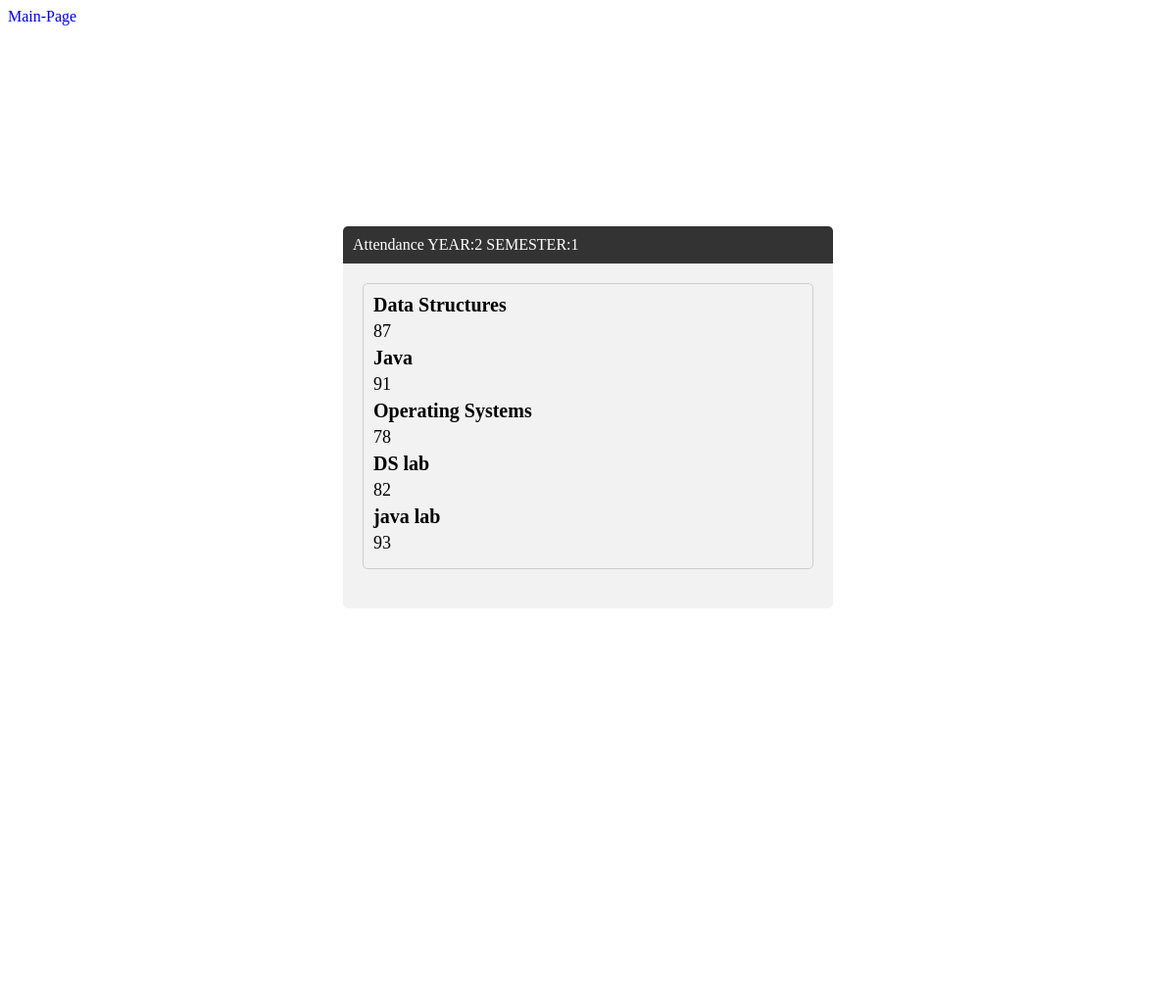
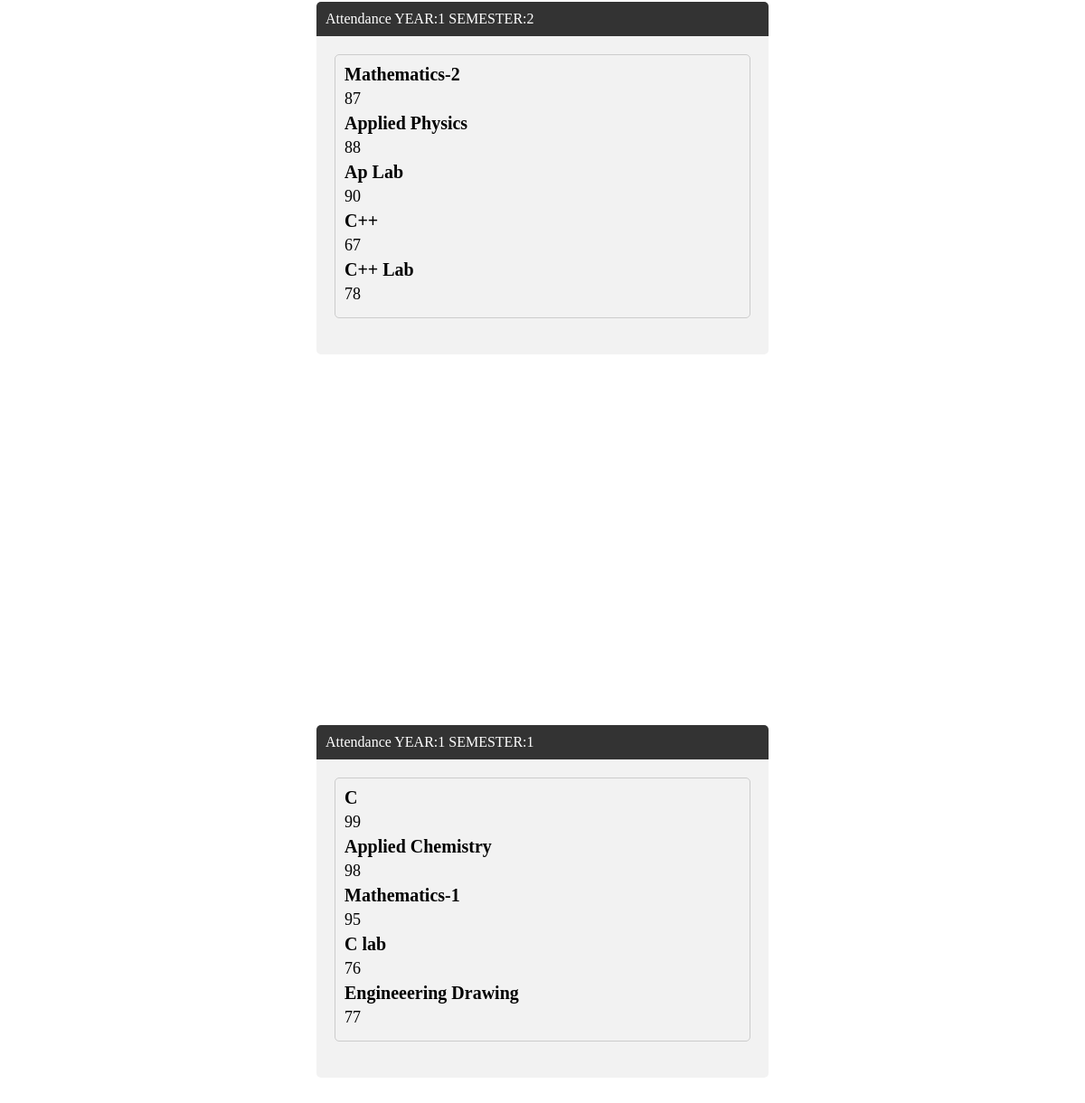
/att/ (signed in), run on the app's committed database (2 pictures, top to bottom).
### base/models.py (models this page shows, shortened)
class Attendance(models.Model):
    subjects = models.ForeignKey(Subject, on_delete=models.CASCADE, null=True)
    user = models.ForeignKey(User, on_delete=models.CASCADE, null=True)
    a1 = models.CharField(max_length=100, null=True)
    a2 = models.CharField(max_length=100, null=True)
    a3 = models.CharField(max_length=100, null=True)
    a4 = models.CharField(max_length=100, null=True)
    a5 = models.CharField(max_length=100, null=True)

class Subject(models.Model):
    detail = models.ForeignKey(Detail,on_delete=models.CASCADE, null=True)
    s1 = models.CharField(max_length=100, null=True)
    s2 = models.CharField(max_length=100, null=True)
    s3 = models.CharField(max_length=100, null=True)
    s4 = models.CharField(max_length=100, null=True)
    s5 = models.CharField(max_length=100, null=True)

class Detail(models.Model):
    course = models.CharField(max_length=100, null=True)
    year = models.CharField(max_length=100, null=True)
    semester = models.CharField(max_length=100, null=True)

### base/views.py (the view)
# urls.py: path('att/',views.attendance,name="at"),
def attendance(request):
    attendance = Attendance.objects.all()
    context = {'attendance':attendance}
    return render(request,'base/attendance.html', context)

### base/templates/base/attendance.html
{%include 'base/err.html'%}
{%block content%}
{% load static %}
<!DOCTYPE html>
<html>
    <head>
        <link rel="stylesheet" href="{%static 'styles/attendance.css'%}" me dia="screen"/>
    </head>
    <body>
        {%for at in attendance%}
        {%if at.user.username == user.username%}
        <div class="container">
            <div class="card">
              <div class="card-header">
                Attendance YEAR:{{at.subjects.detail.year}} SEMESTER:{{at.subjects.detail.semester}}
              </div>
              <div class="card-body">
                <div class="attendance-item">
                  <div class="subject">{{at.subjects.s1}}</div>
                  <div class="percentage">{{at.a1}}</div>
                  <div class="subject">{{at.subjects.s2}}</div>
                  <div class="percentage">{{at.a2}}</div>
                  <div class="subject">{{at.subjects.s3}}</div>
                  <div class="percentage">{{at.a3}}</div>
                  <div class="subject">{{at.subjects.s4}}</div>
                  <div class="percentage">{{at.a4}}</div>
                  <div class="subject">{{at.subjects.s5}}</div>
                  <div class="percentage">{{at.a5}}</div>
                </div>
              </div>
            </div>
          </div>
        {%endif%}
        {%endfor%}
    </body>
</html>
{%endblock content%}

### base/static/styles/attendance.css (style rules this page uses)
.container { display: flex; justify-content: center; align-items: center; height: 100vh; }
.card { width: 500px; background-color: #f2f2f2; border-radius: 5px; }
.card-header { background-color: #333; color: #fff; padding: 10px; border-top-left-radius: 5px; border-top-right-radius: 5px; }
.card-body { padding: 20px; }
.attendance-item { margin-bottom: 20px; border: 1px solid #ccc; border-radius: 5px; padding: 10px; text-align: left; }
.subject { font-weight: bold; font-size: 20px; margin-bottom: 5px; }
.percentage { font-size: 18px; margin-bottom: 5px; }

### data on the page
Attendance: subjects.detail.year "2", subjects.detail.semester "1", subjects.s1 "Data Structures", a1 "87", subjects.s2 "Java", a2 "91", subjects.s3 "Operating Systems", a3 "78", subjects.s4 "DS lab", a4 "82", subjects.s5 "java lab", a5 "93"
Attendance: subjects.detail.year "1", subjects.detail.semester "2", subjects.s1 "Mathematics-2", a1 "87", subjects.s2 "Applied Physics", a2 "88", subjects.s3 "Ap Lab", a3 "90", subjects.s4 "C++", a4 "67", subjects.s5 "C++ Lab", a5 "78"
Attendance: subjects.detail.year "1", subjects.detail.semester "1", subjects.s1 "C", a1 "99", subjects.s2 "Applied Chemistry", a2 "98", subjects.s3 "Mathematics-1", a3 "95", subjects.s4 "C lab", a4 "76", subjects.s5 "Engineeering Drawing", a5 "77"
